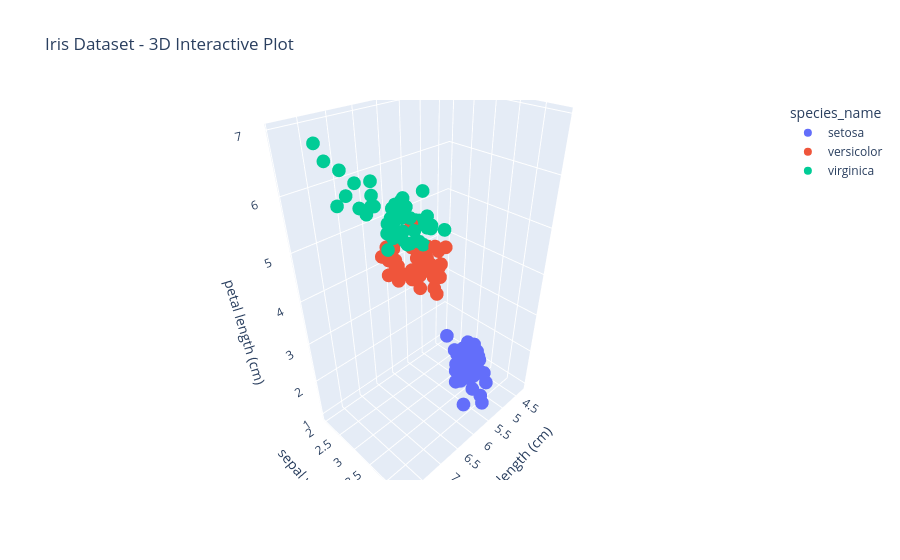

The notebook cell this image was saved under:
### Code cell
fig = px.scatter_3d(
    df,
    x="sepal length (cm)",
    y="sepal width (cm)",
    z="petal length (cm)",
    color="species_name",
    title="Iris Dataset - 3D Interactive Plot"
)

fig.show()

### Figure 1 — Plotly figure (JSON) as saved in the notebook; plotly's stock layout.template omitted (floating-point values rounded to 4 significant figures)
{"data": [{"hovertemplate": "species_name=setosa<br>sepal length (cm)=%{x}<br>sepal width (cm)=%{y}<br>petal length (cm)=%{z}<extra></extra>", "legendgroup": "setosa", "marker": {"color": "#636efa", "symbol": "circle"}, "mode": "markers", "name": "setosa", "scene": "scene", "showlegend": true, "type": "scatter3d", "x": [5.1, 4.9, 4.7, 4.6, 5.0, 5.4, 4.6, 5.0, 4.4, 4.9, 5.4, 4.8, 4.8, 4.3, 5.8, 5.7, 5.4, 5.1, 5.7, 5.1, 5.4, 5.1, 4.6, 5.1, 4.8, 5.0, 5.0, 5.2, 5.2, 4.7, 4.8, 5.4, 5.2, 5.5, 4.9, 5.0, 5.5, 4.9, 4.4, 5.1, 5.0, 4.5, 4.4, 5.0, 5.1, 4.8, 5.1, 4.6, 5.3, 5.0], "y": [3.5, 3.0, 3.2, 3.1, 3.6, 3.9, 3.4, 3.4, 2.9, 3.1, 3.7, 3.4, 3.0, 3.0, 4.0, 4.4, 3.9, 3.5, 3.8, 3.8, 3.4, 3.7, 3.6, 3.3, 3.4, 3.0, 3.4, 3.5, 3.4, 3.2, 3.1, 3.4, 4.1, 4.2, 3.1, 3.2, 3.5, 3.6, 3.0, 3.4, 3.5, 2.3, 3.2, 3.5, 3.8, 3.0, 3.8, 3.2, 3.7, 3.3], "z": [1.4, 1.4, 1.3, 1.5, 1.4, 1.7, 1.4, 1.5, 1.4, 1.5, 1.5, 1.6, 1.4, 1.1, 1.2, 1.5, 1.3, 1.4, 1.7, 1.5, 1.7, 1.5, 1.0, 1.7, 1.9, 1.6, 1.6, 1.5, 1.4, 1.6, 1.6, 1.5, 1.5, 1.4, 1.5, 1.2, 1.3, 1.4, 1.3, 1.5, 1.3, 1.3, 1.3, 1.6, 1.9, 1.4, 1.6, 1.4, 1.5, 1.4]}, {"hovertemplate": "species_name=versicolor<br>sepal length (cm)=%{x}<br>sepal width (cm)=%{y}<br>petal length (cm)=%{z}<extra></extra>", "legendgroup": "versicolor", "marker": {"color": "#EF553B", "symbol": "circle"}, "mode": "markers", "name": "versicolor", "scene": "scene", "showlegend": true, "type": "scatter3d", "x": [7.0, 6.4, 6.9, 5.5, 6.5, 5.7, 6.3, 4.9, 6.6, 5.2, 5.0, 5.9, 6.0, 6.1, 5.6, 6.7, 5.6, 5.8, 6.2, 5.6, 5.9, 6.1, 6.3, 6.1, 6.4, 6.6, 6.8, 6.7, 6.0, 5.7, 5.5, 5.5, 5.8, 6.0, 5.4, 6.0, 6.7, 6.3, 5.6, 5.5, 5.5, 6.1, 5.8, 5.0, 5.6, 5.7, 5.7, 6.2, 5.1, 5.7], "y": [3.2, 3.2, 3.1, 2.3, 2.8, 2.8, 3.3, 2.4, 2.9, 2.7, 2.0, 3.0, 2.2, 2.9, 2.9, 3.1, 3.0, 2.7, 2.2, 2.5, 3.2, 2.8, 2.5, 2.8, 2.9, 3.0, 2.8, 3.0, 2.9, 2.6, 2.4, 2.4, 2.7, 2.7, 3.0, 3.4, 3.1, 2.3, 3.0, 2.5, 2.6, 3.0, 2.6, 2.3, 2.7, 3.0, 2.9, 2.9, 2.5, 2.8], "z": [4.7, 4.5, 4.9, 4.0, 4.6, 4.5, 4.7, 3.3, 4.6, 3.9, 3.5, 4.2, 4.0, 4.7, 3.6, 4.4, 4.5, 4.1, 4.5, 3.9, 4.8, 4.0, 4.9, 4.7, 4.3, 4.4, 4.8, 5.0, 4.5, 3.5, 3.8, 3.7, 3.9, 5.1, 4.5, 4.5, 4.7, 4.4, 4.1, 4.0, 4.4, 4.6, 4.0, 3.3, 4.2, 4.2, 4.2, 4.3, 3.0, 4.1]}, {"hovertemplate": "species_name=virginica<br>sepal length (cm)=%{x}<br>sepal width (cm)=%{y}<br>petal length (cm)=%{z}<extra></extra>", "legendgroup": "virginica", "marker": {"color": "#00cc96", "symbol": "circle"}, "mode": "markers", "name": "virginica", "scene": "scene", "showlegend": true, "type": "scatter3d", "x": [6.3, 5.8, 7.1, 6.3, 6.5, 7.6, 4.9, 7.3, 6.7, 7.2, 6.5, 6.4, 6.8, 5.7, 5.8, 6.4, 6.5, 7.7, 7.7, 6.0, 6.9, 5.6, 7.7, 6.3, 6.7, 7.2, 6.2, 6.1, 6.4, 7.2, 7.4, 7.9, 6.4, 6.3, 6.1, 7.7, 6.3, 6.4, 6.0, 6.9, 6.7, 6.9, 5.8, 6.8, 6.7, 6.7, 6.3, 6.5, 6.2, 5.9], "y": [3.3, 2.7, 3.0, 2.9, 3.0, 3.0, 2.5, 2.9, 2.5, 3.6, 3.2, 2.7, 3.0, 2.5, 2.8, 3.2, 3.0, 3.8, 2.6, 2.2, 3.2, 2.8, 2.8, 2.7, 3.3, 3.2, 2.8, 3.0, 2.8, 3.0, 2.8, 3.8, 2.8, 2.8, 2.6, 3.0, 3.4, 3.1, 3.0, 3.1, 3.1, 3.1, 2.7, 3.2, 3.3, 3.0, 2.5, 3.0, 3.4, 3.0], "z": [6.0, 5.1, 5.9, 5.6, 5.8, 6.6, 4.5, 6.3, 5.8, 6.1, 5.1, 5.3, 5.5, 5.0, 5.1, 5.3, 5.5, 6.7, 6.9, 5.0, 5.7, 4.9, 6.7, 4.9, 5.7, 6.0, 4.8, 4.9, 5.6, 5.8, 6.1, 6.4, 5.6, 5.1, 5.6, 6.1, 5.6, 5.5, 4.8, 5.4, 5.6, 5.1, 5.1, 5.9, 5.7, 5.2, 5.0, 5.2, 5.4, 5.1]}], "layout": {"legend": {"title": {"text": "species_name"}, "tracegroupgap": 0}, "scene": {"domain": {"x": [0, 1], "y": [0, 1]}, "xaxis": {"title": {"text": "sepal length (cm)"}}, "yaxis": {"title": {"text": "sepal width (cm)"}}, "zaxis": {"title": {"text": "petal length (cm)"}}}, "title": {"text": "Iris Dataset - 3D Interactive Plot"}}}
